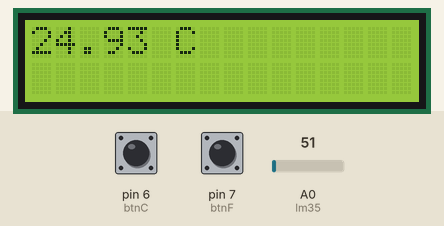
This sketch was run on a simulated Arduino Uno, built with avr-gcc and run on an emulated ATmega328P. On the bench: 16×2 character LCD. The inputs (shaded band) are chosen by the test bench; at power-on: pin 7 (btnF) LOW, A0 (lm35) = 51, pin 6 (btnC) LOW.

Above: at 1.2 s.
1.3 s: pin 7 (btnF) pulled HIGH for 0.25 s
At 2.4 s:
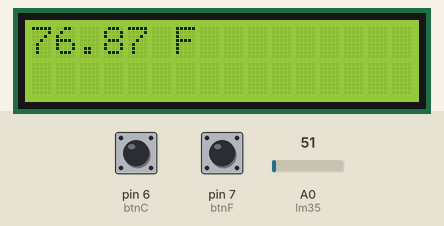
3.0 s: A0 (lm35) set to 61
At 3.6 s:
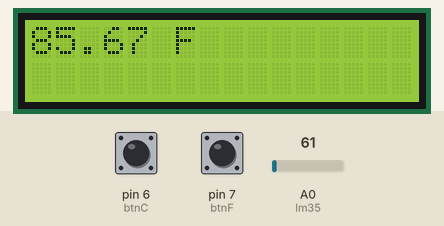
4.6 s: pin 6 (btnC) pulled HIGH for 0.25 s
At 5.9 s:
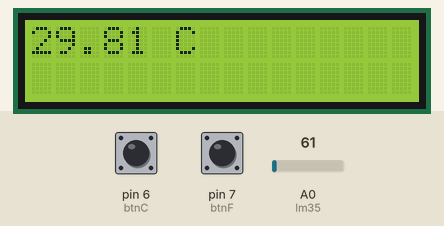
6.3 s: A0 (lm35) set to 71
At 7.1 s:
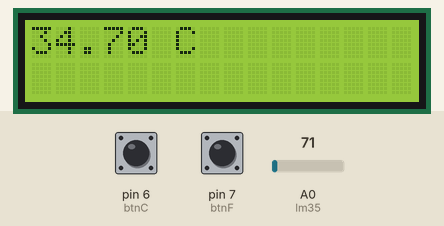
7.8 s: pin 7 (btnF) pulled HIGH for 1 s
At 9.1 s:
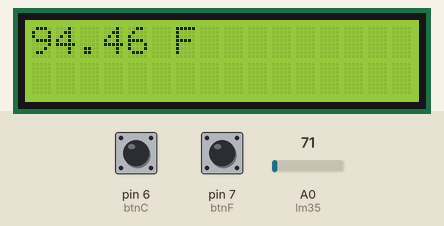
10.3 s: A0 (lm35) set to 86
At 11.7 s:
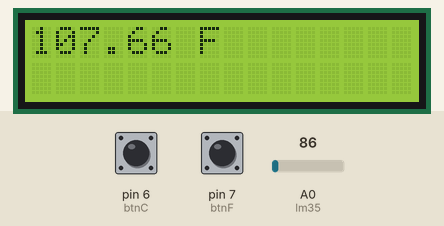
Timing chart, 0 to 12.9 s (numbered marks = the images above; inputs shaded):
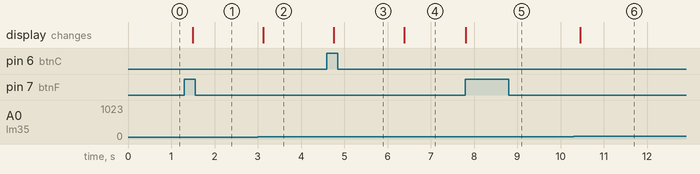

The sketch:

th_baitap9.ino
```cpp
#include <LiquidCrystal.h>
LiquidCrystal lcd(12,11,5,4,3,2);

int btnC = 6;
int btnF = 7;
int lm35 = A0;
int preC = LOW;
int preF = LOW;
bool doC = true;

void setup() {
  lcd.begin(16,2);
  pinMode(btnC, INPUT);
  pinMode(btnF, INPUT);
}

void loop() {
  int reading = analogRead(lm35);
  float voltage = reading * 5.0 / 1023.0;
  float tempC = voltage * 100.0;
  float tempF = (tempC * 1.8) + 32;

  int curC = digitalRead(btnC);
  int curF = digitalRead(btnF);

  if(preC == LOW && curC == HIGH){
    doC = true;
  }
  if(preF == LOW && curF == HIGH){
    doC = false;
  }

  if(doC == true){
    lcd.clear();
    lcd.setCursor(0,0);
    lcd.print(tempC);
    lcd.print(" C");
  }if (doC == false){
    lcd.clear();
    lcd.setCursor(0,0);
    lcd.print(tempF);
    lcd.print(" F");
  }

  preC = curC;
  preF = curF;
  delay(200);
}
```

Measured:
- after the input at 1.3 s, the display: changes after 0.19 s (image 1)
- after the input at 3.0 s, the display: changes after 0.12 s (image 2)
- after the input at 4.6 s, the display: changes after 0.15 s (image 3)
- after the input at 6.3 s, the display: changes after 0.08 s (image 4)
- after the input at 7.8 s, the display: changes at once (image 5)
- after the input at 10.3 s, the display: changes after 0.16 s (image 6)
